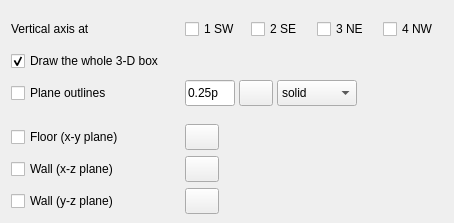
   <widget class="QWidget" name="tab3D">
    <property name="vertical" stdset="0">
     <bool>true</bool>
    </property>
    <attribute name="title">
     <string>3-D</string>
    </attribute>
    <widget class="QLabel" name="lblZCorners">
     <property name="geometry">
      <rect>
       <x>11</x>
       <y>16</y>
       <width>170</width>
       <height>26</height>
      </rect>
     </property>
     <property name="toolTip">
      <string>-BZ1234: the corners that carry a vertical axis. None checked = GMT picks the most suitable corner.</string>
     </property>
     <property name="text">
      <string>Vertical axis at</string>
     </property>
    </widget>
    <widget class="QCheckBox" name="chkCorner1">
     <property name="geometry">
      <rect>
       <x>185</x>
       <y>16</y>
       <width>62</width>
       <height>26</height>
      </rect>
     </property>
     <property name="toolTip">
      <string>-BZ1: the south-western (lower-left) corner.</string>
     </property>
     <property name="text">
      <string>1 SW</string>
     </property>
     <property name="gmtKey" stdset="0">
      <string>-B</string>
     </property>
     <property name="gmtPart" stdset="0">
      <string>Z1</string>
     </property>
    </widget>
    <widget class="QCheckBox" name="chkCorner2">
     <property name="geometry">
      <rect>
       <x>251</x>
       <y>16</y>
       <width>62</width>
       <height>26</height>
      </rect>
     </property>
     <property name="toolTip">
      <string>-BZ2: the south-eastern (lower-right) corner.</string>
     </property>
     <property name="text">
      <string>2 SE</string>
     </property>
     <property name="gmtKey" stdset="0">
      <string>-B</string>
     </property>
     <property name="gmtPart" stdset="0">
      <string>Z2</string>
     </property>
    </widget>
    <widget class="QCheckBox" name="chkCorner3">
     <property name="geometry">
      <rect>
       <x>317</x>
       <y>16</y>
       <width>62</width>
       <height>26</height>
      </rect>
     </property>
     <property name="toolTip">
      <string>-BZ3: the north-eastern (upper-right) corner.</string>
     </property>
     <property name="text">
      <string>3 NE</string>
     </property>
     <property name="gmtKey" stdset="0">
      <string>-B</string>
     </property>
     <property name="gmtPart" stdset="0">
      <string>Z3</string>
     </property>
    </widget>
    <widget class="QCheckBox" name="chkCorner4">
     <property name="geometry">
      <rect>
       <x>383</x>
       <y>16</y>
       <width>62</width>
       <height>26</height>
      </rect>
     </property>
     <property name="toolTip">
      <string>-BZ4: the north-western (upper-left) corner.</string>
     </property>
     <property name="text">
      <string>4 NW</string>
     </property>
     <property name="gmtKey" stdset="0">
      <string>-B</string>
     </property>
     <property name="gmtPart" stdset="0">
      <string>Z4</string>
     </property>
    </widget>
    <widget class="QCheckBox" name="chkCube">
     <property name="geometry">
      <rect>
       <x>11</x>
       <y>48</y>
       <width>300</width>
       <height>26</height>
      </rect>
     </property>
     <property name="toolTip">
      <string>-B+b: draw the foreground lines of the 3-D cube too.</string>
     </property>
     <property name="text">
      <string>Draw the whole 3-D box</string>
     </property>
     <property name="checked">
      <bool>true</bool>
     </property>
     <property name="gmtKey" stdset="0">
      <string>-B</string>
     </property>
     <property name="gmtPart" stdset="0">
      <string>+b</string>
     </property>
    </widget>
    <widget class="QCheckBox" name="chkPlaneOutline">
     <property name="geometry">
      <rect>
       <x>11</x>
       <y>80</y>
       <width>170</width>
       <height>26</height>
      </rect>
     </property>
     <property name="toolTip">
      <string>-B+w: draw the outlines of the x-z and y-z planes.</string>
     </property>
     <property name="text">
      <string>Plane outlines</string>
     </property>
     <property name="gmtKey" stdset="0">
      <string>-B</string>
     </property>
     <property name="gmtPart" stdset="0">
      <string>+w</string>
     </property>
    </widget>
    <widget class="QLineEdit" name="editPlanePenW">
     <property name="geometry">
      <rect>
       <x>185</x>
       <y>80</y>
       <width>50</width>
       <height>26</height>
      </rect>
     </property>
     <property name="toolTip">
      <string>-B+w pen (default MAP_GRID_PEN_PRIMARY): width.</string>
     </property>
     <property name="text">
      <string>0.25p</string>
     </property>
     <property name="gmtKey" stdset="0">
      <string>-B</string>
     </property>
     <property name="gmtPart" stdset="0">
      <string>+w.width</string>
     </property>
    </widget>
    <widget class="QPushButton" name="btnPlanePenC">
     <property name="geometry">
      <rect>
       <x>239</x>
       <y>80</y>
       <width>34</width>
       <height>26</height>
      </rect>
     </property>
     <property name="toolTip">
      <string>-B+w pen (default MAP_GRID_PEN_PRIMARY): colour.</string>
     </property>
     <property name="gmtKey" stdset="0">
      <string>-B</string>
     </property>
     <property name="gmtPart" stdset="0">
      <string>+w.color</string>
     </property>
     <property name="gmtColor" stdset="0">
      <string>black</string>
     </property>
    </widget>
    <widget class="QComboBox" name="cmbPlanePenS">
     <property name="geometry">
      <rect>
       <x>277</x>
       <y>80</y>
       <width>80</width>
       <height>26</height>
      </rect>
     </property>
     <property name="toolTip">
      <string>-B+w pen (default MAP_GRID_PEN_PRIMARY): style.</string>
     </property>
     <property name="gmtKey" stdset="0">
      <string>-B</string>
     </property>
     <property name="gmtPart" stdset="0">
      <string>+w.style</string>
     </property>
     <item>
      <property name="text">
       <string>solid</string>
      </property>
     </item>
     <item>
      <property name="text">
       <string>dash</string>
      </property>
     </item>
     <item>
      <property name="text">
       <string>dot</string>
      </property>
     </item>
     <item>
      <property name="text">
       <string>dash-dot</string>
      </property>
     </item>
    </widget>
    <widget class="QCheckBox" name="chkFillXY">
     <property name="geometry">
      <rect>
       <x>11</x>
       <y>124</y>
       <width>170</width>
       <height>26</height>
      </rect>
     </property>
     <property name="toolTip">
      <string>-B+z: paint the x-y plane.</string>
     </property>
     <property name="text">
      <string>Floor (x-y plane)</string>
     </property>
     <property name="gmtKey" stdset="0">
      <string>-B</string>
     </property>
     <property name="gmtPart" stdset="0">
      <string>+z</string>
     </property>
    </widget>
    <widget class="QPushButton" name="btnFillXYC">
     <property name="geometry">
      <rect>
       <x>185</x>
       <y>124</y>
       <width>34</width>
       <height>26</height>
      </rect>
     </property>
     <property name="toolTip">
      <string>-B+z fill colour.</string>
     </property>
     <property name="gmtKey" stdset="0">
      <string>-B</string>
     </property>
     <property name="gmtPart" stdset="0">
      <string>+z.color</string>
     </property>
     <property name="gmtColor" stdset="0">
      <string>white</string>
     </property>
    </widget>
    <widget class="QCheckBox" name="chkFillXZ">
     <property name="geometry">
      <rect>
       <x>11</x>
       <y>156</y>
       <width>170</width>
       <height>26</height>
      </rect>
     </property>
     <property name="toolTip">
      <string>-B+y: paint the x-z plane.</string>
     </property>
     <property name="text">
      <string>Wall (x-z plane)</string>
     </property>
     <property name="gmtKey" stdset="0">
      <string>-B</string>
     </property>
     <property name="gmtPart" stdset="0">
      <string>+y</string>
     </property>
    </widget>
    <widget class="QPushButton" name="btnFillXZC">
     <property name="geometry">
      <rect>
       <x>185</x>
       <y>156</y>
       <width>34</width>
       <height>26</height>
      </rect>
     </property>
     <property name="toolTip">
      <string>-B+y fill colour.</string>
     </property>
     <property name="gmtKey" stdset="0">
      <string>-B</string>
     </property>
     <property name="gmtPart" stdset="0">
      <string>+y.color</string>
     </property>
     <property name="gmtColor" stdset="0">
      <string>white</string>
     </property>
    </widget>
    <widget class="QCheckBox" name="chkFillYZ">
     <property name="geometry">
      <rect>
       <x>11</x>
       <y>188</y>
       <width>170</width>
       <height>26</height>
      </rect>
     </property>
     <property name="toolTip">
      <string>-B+x: paint the y-z plane.</string>
     </property>
     <property name="text">
      <string>Wall (y-z plane)</string>
     </property>
     <property name="gmtKey" stdset="0">
      <string>-B</string>
     </property>
     <property name="gmtPart" stdset="0">
      <string>+x</string>
     </property>
    </widget>
    <widget class="QPushButton" name="btnFillYZC">
     <property name="geometry">
      <rect>
       <x>185</x>
       <y>188</y>
       <width>34</width>
       <height>26</height>
      </rect>
     </property>
     <property name="toolTip">
      <string>-B+x fill colour.</string>
     </property>
     <property name="gmtKey" stdset="0">
      <string>-B</string>
     </property>
     <property name="gmtPart" stdset="0">
      <string>+x.color</string>
     </property>
     <property name="gmtColor" stdset="0">
      <string>white</string>
     </property>
    </widget>
   </widget>
